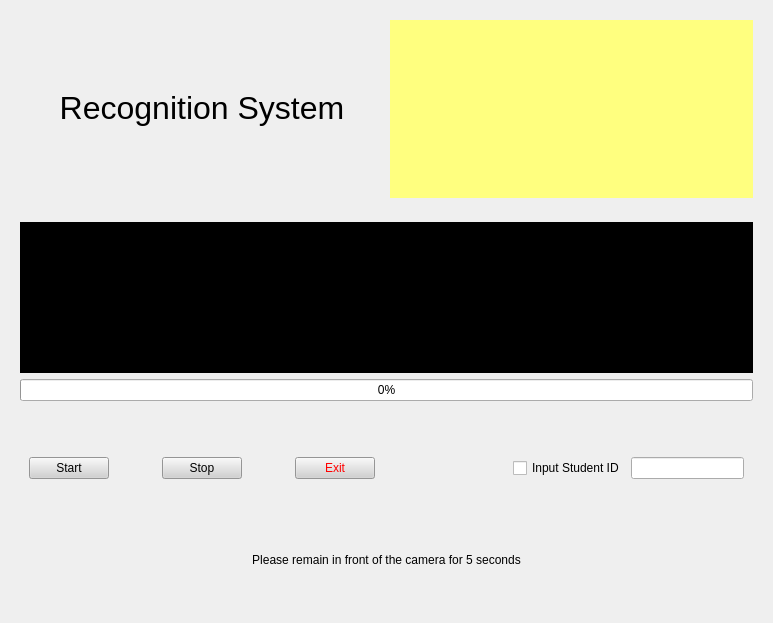
<?xml version="1.0" encoding="UTF-8"?>
<ui version="4.0">
 <class>Form</class>
 <widget class="QWidget" name="Form">
  <property name="geometry">
   <rect>
    <x>0</x>
    <y>0</y>
    <width>773</width>
    <height>623</height>
   </rect>
  </property>
  <property name="windowTitle">
   <string>Form</string>
  </property>
  <layout class="QGridLayout" name="gridLayout">
   <item row="0" column="0">
    <widget class="QWidget" name="widget_5" native="true">
     <layout class="QGridLayout" name="gridLayout_2">
      <item row="0" column="0">
       <layout class="QHBoxLayout" name="horizontalLayout_5">
        <item>
         <widget class="QWidget" name="widget_4" native="true">
          <layout class="QVBoxLayout" name="verticalLayout_5">
           <property name="leftMargin">
            <number>0</number>
           </property>
           <property name="topMargin">
            <number>0</number>
           </property>
           <property name="rightMargin">
            <number>0</number>
           </property>
           <property name="bottomMargin">
            <number>0</number>
           </property>
           <item>
            <widget class="QLabel" name="label_2">
             <property name="styleSheet">
              <string notr="true">font: 16pt &quot;Times New Roman&quot;;</string>
             </property>
             <property name="text">
              <string>&lt;html&gt;&lt;head/&gt;&lt;body&gt;&lt;p align=&quot;center&quot;&gt;&lt;span style=&quot; font-size:24pt;&quot;&gt;Recognition System&lt;/span&gt;&lt;/p&gt;&lt;/body&gt;&lt;/html&gt;</string>
             </property>
            </widget>
           </item>
          </layout>
         </widget>
        </item>
        <item>
         <widget class="QWidget" name="widget_3" native="true">
          <property name="styleSheet">
           <string notr="true">background-color: rgb(255, 255, 127);</string>
          </property>
          <layout class="QHBoxLayout" name="horizontalLayout_3">
           <property name="leftMargin">
            <number>0</number>
           </property>
           <property name="topMargin">
            <number>0</number>
           </property>
           <property name="rightMargin">
            <number>0</number>
           </property>
           <property name="bottomMargin">
            <number>0</number>
           </property>
           <item>
            <widget class="QLabel" name="msg_label">
             <property name="text">
              <string/>
             </property>
            </widget>
           </item>
          </layout>
         </widget>
        </item>
       </layout>
      </item>
     </layout>
    </widget>
   </item>
   <item row="1" column="0">
    <widget class="QWidget" name="widget_7" native="true">
     <layout class="QGridLayout" name="gridLayout_4">
      <item row="0" column="0">
       <layout class="QVBoxLayout" name="verticalLayout_7">
        <item>
         <widget class="QLabel" name="video_label">
          <property name="styleSheet">
           <string notr="true">background-color: rgb(0, 0, 0);</string>
          </property>
          <property name="text">
           <string/>
          </property>
         </widget>
        </item>
        <item>
         <widget class="QProgressBar" name="progressBar">
          <property name="value">
           <number>0</number>
          </property>
         </widget>
        </item>
       </layout>
      </item>
     </layout>
    </widget>
   </item>
   <item row="2" column="0">
    <widget class="QWidget" name="widget_6" native="true">
     <layout class="QGridLayout" name="gridLayout_3">
      <item row="0" column="0">
       <layout class="QVBoxLayout" name="verticalLayout_4">
        <item>
         <widget class="QWidget" name="widget" native="true">
          <layout class="QVBoxLayout" name="verticalLayout_2">
           <property name="leftMargin">
            <number>0</number>
           </property>
           <property name="topMargin">
            <number>0</number>
           </property>
           <property name="rightMargin">
            <number>0</number>
           </property>
           <property name="bottomMargin">
            <number>0</number>
           </property>
           <item>
            <layout class="QHBoxLayout" name="horizontalLayout_4">
             <item>
              <widget class="QWidget" name="main_btn" native="true">
               <property name="styleSheet">
                <string notr="true">font: 16pt &quot;Times New Roman&quot;;</string>
               </property>
               <layout class="QVBoxLayout" name="verticalLayout">
                <item>
                 <layout class="QHBoxLayout" name="horizontalLayout">
                  <item>
                   <widget class="QPushButton" name="pushButton_3">
                    <property name="styleSheet">
                     <string notr="true">background-color: rgb(209, 209, 209);</string>
                    </property>
                    <property name="text">
                     <string>Start</string>
                    </property>
                   </widget>
                  </item>
                  <item>
                   <spacer name="horizontalSpacer">
                    <property name="orientation">
                     <enum>Qt::Horizontal</enum>
                    </property>
                    <property name="sizeType">
                     <enum>QSizePolicy::Expanding</enum>
                    </property>
                    <property name="sizeHint" stdset="0">
                     <size>
                      <width>40</width>
                      <height>20</height>
                     </size>
                    </property>
                   </spacer>
                  </item>
                  <item>
                   <widget class="QPushButton" name="pushButton_2">
                    <property name="styleSheet">
                     <string notr="true">background-color: rgb(209, 209, 209);</string>
                    </property>
                    <property name="text">
                     <string>Stop</string>
                    </property>
                   </widget>
                  </item>
                  <item>
                   <spacer name="horizontalSpacer_2">
                    <property name="orientation">
                     <enum>Qt::Horizontal</enum>
                    </property>
                    <property name="sizeHint" stdset="0">
                     <size>
                      <width>40</width>
                      <height>20</height>
                     </size>
                    </property>
                   </spacer>
                  </item>
                  <item>
                   <widget class="QPushButton" name="pushButton">
                    <property name="styleSheet">
                     <string notr="true">background-color: rgb(209, 209, 209);
color: rgb(255, 0, 0)</string>
                    </property>
                    <property name="text">
                     <string>Exit</string>
                    </property>
                   </widget>
                  </item>
                 </layout>
                </item>
               </layout>
              </widget>
             </item>
             <item>
              <widget class="QWidget" name="input_id_chk_box" native="true">
               <property name="styleSheet">
                <string notr="true">font: 16pt &quot;Times New Roman&quot;;</string>
               </property>
               <layout class="QHBoxLayout" name="horizontalLayout_2">
                <item>
                 <spacer name="horizontalSpacer_3">
                  <property name="orientation">
                   <enum>Qt::Horizontal</enum>
                  </property>
                  <property name="sizeHint" stdset="0">
                   <size>
                    <width>40</width>
                    <height>20</height>
                   </size>
                  </property>
                 </spacer>
                </item>
                <item>
                 <widget class="QCheckBox" name="checkBox">
                  <property name="text">
                   <string>Input Student ID</string>
                  </property>
                 </widget>
                </item>
                <item>
                 <widget class="QLineEdit" name="lineEdit"/>
                </item>
               </layout>
              </widget>
             </item>
            </layout>
           </item>
          </layout>
         </widget>
        </item>
        <item>
         <widget class="QWidget" name="widget_2" native="true">
          <layout class="QVBoxLayout" name="verticalLayout_3">
           <property name="leftMargin">
            <number>0</number>
           </property>
           <property name="topMargin">
            <number>0</number>
           </property>
           <property name="rightMargin">
            <number>0</number>
           </property>
           <property name="bottomMargin">
            <number>0</number>
           </property>
           <item>
            <widget class="QLabel" name="label">
             <property name="styleSheet">
              <string notr="true">font: 16pt &quot;Times New Roman&quot;;</string>
             </property>
             <property name="text">
              <string>&lt;html&gt;&lt;head/&gt;&lt;body&gt;&lt;p align=&quot;center&quot;&gt;Please remain in front of the camera for 5 seconds&lt;/p&gt;&lt;/body&gt;&lt;/html&gt;</string>
             </property>
            </widget>
           </item>
          </layout>
         </widget>
        </item>
       </layout>
      </item>
     </layout>
    </widget>
   </item>
  </layout>
 </widget>
 <resources/>
 <connections/>
</ui>
